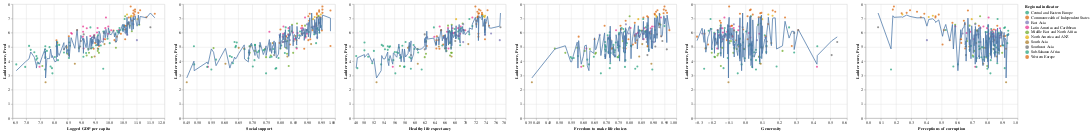

The notebook cell this image was saved under:
### Markdown cell above
Constructing graph to see the differences of true ladder score and predicted data.

### Code cell
import altair as alt
chartlist2=[]
for i in cols:
    c=alt.Chart(df).mark_circle().encode(
        x=alt.X(i, scale=alt.Scale(zero=False)),
        y="Ladder score",
        color=alt.Color("Regional indicator", scale=alt.Scale(scheme='dark2')),
    )
    c1=alt.Chart(df).mark_line().encode(
        x=alt.X(i, scale=alt.Scale(zero=False)),
        y="Pred",
    )
    c3=c+c1
    chartlist2.append(c3)
alt.hconcat(*chartlist2)

### Figure 1 — Vega-Lite specification as saved in the notebook (floating-point values rounded to 4 significant figures; data arrays with more than 128 entries replaced by an {"elided": "..."} marker saying what was removed)
{"config": {"view": {"continuousWidth": 400, "continuousHeight": 300}}, "hconcat": [{"layer": [{"mark": "circle", "encoding": {"color": {"field": "Regional indicator", "scale": {"scheme": "dark2"}, "type": "nominal"}, "x": {"field": "Logged GDP per capita", "scale": {"zero": false}, "type": "quantitative"}, "y": {"field": "Ladder score", "type": "quantitative"}}}, {"mark": "line", "encoding": {"x": {"field": "Logged GDP per capita", "scale": {"zero": false}, "type": "quantitative"}, "y": {"field": "Pred", "type": "quantitative"}}}]}, {"layer": [{"mark": "circle", "encoding": {"color": {"field": "Regional indicator", "scale": {"scheme": "dark2"}, "type": "nominal"}, "x": {"field": "Social support", "scale": {"zero": false}, "type": "quantitative"}, "y": {"field": "Ladder score", "type": "quantitative"}}}, {"mark": "line", "encoding": {"x": {"field": "Social support", "scale": {"zero": false}, "type": "quantitative"}, "y": {"field": "Pred", "type": "quantitative"}}}]}, {"layer": [{"mark": "circle", "encoding": {"color": {"field": "Regional indicator", "scale": {"scheme": "dark2"}, "type": "nominal"}, "x": {"field": "Healthy life expectancy", "scale": {"zero": false}, "type": "quantitative"}, "y": {"field": "Ladder score", "type": "quantitative"}}}, {"mark": "line", "encoding": {"x": {"field": "Healthy life expectancy", "scale": {"zero": false}, "type": "quantitative"}, "y": {"field": "Pred", "type": "quantitative"}}}]}, {"layer": [{"mark": "circle", "encoding": {"color": {"field": "Regional indicator", "scale": {"scheme": "dark2"}, "type": "nominal"}, "x": {"field": "Freedom to make life choices", "scale": {"zero": false}, "type": "quantitative"}, "y": {"field": "Ladder score", "type": "quantitative"}}}, {"mark": "line", "encoding": {"x": {"field": "Freedom to make life choices", "scale": {"zero": false}, "type": "quantitative"}, "y": {"field": "Pred", "type": "quantitative"}}}]}, {"layer": [{"mark": "circle", "encoding": {"color": {"field": "Regional indicator", "scale": {"scheme": "dark2"}, "type": "nominal"}, "x": {"field": "Generosity", "scale": {"zero": false}, "type": "quantitative"}, "y": {"field": "Ladder score", "type": "quantitative"}}}, {"mark": "line", "encoding": {"x": {"field": "Generosity", "scale": {"zero": false}, "type": "quantitative"}, "y": {"field": "Pred", "type": "quantitative"}}}]}, {"layer": [{"mark": "circle", "encoding": {"color": {"field": "Regional indicator", "scale": {"scheme": "dark2"}, "type": "nominal"}, "x": {"field": "Perceptions of corruption", "scale": {"zero": false}, "type": "quantitative"}, "y": {"field": "Ladder score", "type": "quantitative"}}}, {"mark": "line", "encoding": {"x": {"field": "Perceptions of corruption", "scale": {"zero": false}, "type": "quantitative"}, "y": {"field": "Pred", "type": "quantitative"}}}]}], "data": {"name": "data-8bb1a5e84714d69faccb250664fcf032"}, "$schema": "https://vega.github.io/schema/vega-lite/v4.17.0.json", "datasets": {"data-8bb1a5e84714d69faccb250664fcf032": {"elided": "149 records"}}}
